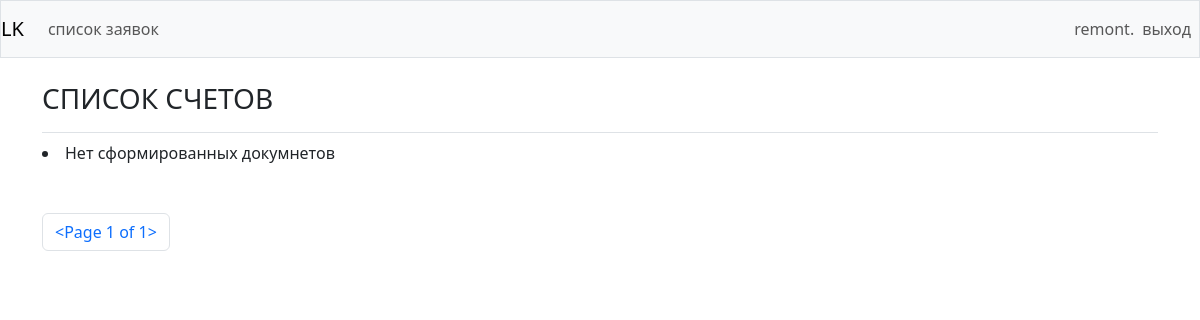
Before: /invoices/ (signed in) with the older database file.
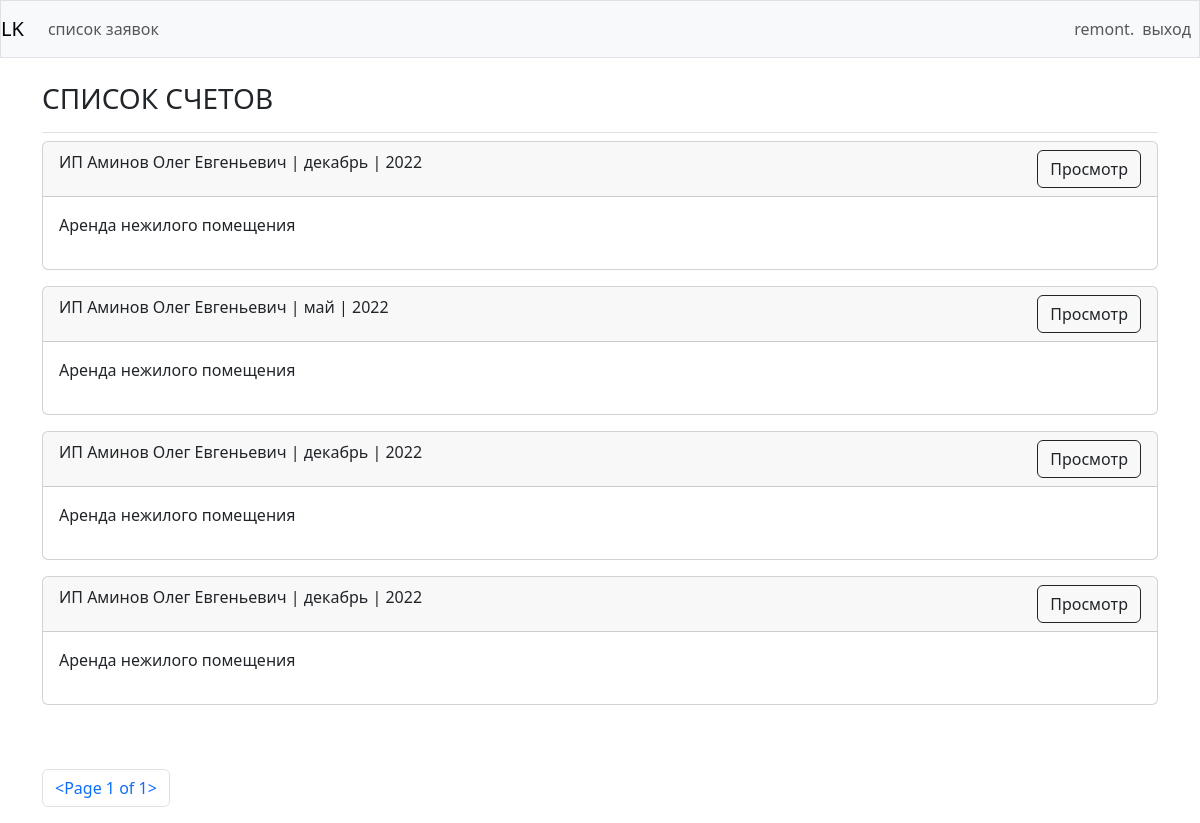
After: the same page with the newer database file.
### lk/models.py (models this page shows)
class Invoice (models.Model):
    """"дата документа"""
    date_document = models.DateTimeField(blank=True, null=True, default=None)
    """номер договора"""
    number_invoice = models.CharField(max_length=20)
    """номер документа"""
    number_document = models.CharField(max_length=10)
    """заказчик"""
    client = models.CharField(max_length=100)
    """ИНН"""
    inn = models.CharField(max_length=12)
    """КПП"""
    kpp = models.CharField(max_length=12, blank=True, null=True)
    """адрес"""
    adres = models.CharField(max_length=100)
    """телефон"""
    telephon = models.CharField(max_length=12, blank=True, null=True)
    """услуга"""
    service = models.CharField(max_length=150)
    """стоимость"""
    cost = models.CharField(max_length=11)
    """стоимость текстом"""
    cost_str = models.CharField(max_length=150, default=" ")
    """месяц акта"""
    JAN = 'январь'
    FEV = 'февраль'
    MAR = 'март'
    APR = 'апрель'
    MAY = 'май'
    IUN = 'июнь'
    IUL = 'июль'
    AVG = 'август'
    SEP = 'сентябрь'
    OCT = 'октябрь'
    NOV = 'ноябрь'
    DEC = 'декабрь'
    MONTH = [
        (JAN, 'январь'),
        (FEV, 'февраль'),
        (MAR, 'март'),
        (APR, 'апрель'),
        (MAY, 'май'),
        (IUN, 'июнь'),
        (IUL, 'июль'),
        (AVG, 'август'),
        (SEP, 'сентябрь'),
        (OCT, 'октябрь'),
        (NOV, 'ноябрь'),
        (DEC, 'декабрь'),
    ]
    month = models.CharField(
        max_length=9,
        choices=MONTH,
        default=JAN,
    )
    year = models.CharField(
        max_length=4,
        default=2022,
    )
    owner = models.ForeignKey(User, on_delete=models.CASCADE)

### lk/views.py (the view)
# urls.py: path('invoices/', views.invoices, name='invoices'),
@login_required
def invoices(request):
    invoices = Invoice.objects.filter(owner=request.user).order_by('-date_document')
    p = Paginator(invoices, 20)
    page = request.GET.get('page')
    orders_page = p.get_page(page)
    context = {'orders': orders_page, 'type': 'СПИСОК CЧЕТОВ'}
    return render(request, 'lk/invoices.html', context)

### lk/templates/lk/invoices.html (shortened to what this page needs)
{% extends "lk/base.html" %}
{% block page_header %}
<h3>{{type}}</h3>
{% endblock page_header %}
{% block content %}
    {% for order in orders %}
        <div class="card mb-3">
            <div class="card-header">
                {{ order.client }} | {{ order.month }} | {{ order.year }}
                {% if type == "СПИСОК АКТОВ" %}
                <a class="btn btn-outline-dark float-end" href="{% url 'lk:pdf_act' order.id %}"
                   onclick="document.getElementById('myDiv').style.display = 'block'; myResult = 'yes'" role="button">Просмотр</a>
                {% else %}
                <a class="btn btn-outline-dark float-end" href="{% url 'lk:pdf_invoice' order.id %}"
                   onclick="document.getElementById('myDiv').style.display = 'block'; myResult = 'yes'" role="button">Просмотр</a>
                {% endif %}
            </div>
            <div class="card-body">
            {{ order.service|linebreaks }}
            </div>
        </div>
    {% empty %}
        <li>Нет сформированных докумнетов</li>
    {% endfor %}
<br/><br/>
<nav aria-label="Page navigation example">
  <ul class="pagination">
      <li class="page-item"><a class="page-link" href="">{{ orders }}</a></li>
      </ul>
</nav>
{% endblock content %}

### lk/templates/lk/base.html (shortened to what this page needs)
{% load bootstrap5 %}
<!DOCTYPE html>
<html lang="ru">
    <head>
        {% bootstrap_css %}
    </head>
    <body onload="script();">
        <nav class="navbar navbar-expand-lg navbar-light bg-light mb-4 border">
            <a class="navbar-brand" href="{% url 'lk:index' %}">LK</a>
            <div class="collapse navbar-collapse" id="navbarCollapse">
                <ul class="navbar-nav me-auto align-items-center">
                    {% if user.is_authenticated %}
                    <li class="nav-item">
                    <a class="nav-link" href="{% url 'lk:orders' %}">
                        список заявок</a>
                    </li>
                    {% endif %}
                </ul>
                <ul class="navbar-nav ms-auto align-items-center">
                    {% if user.is_authenticated %}
                        <li class="nav-item">
                            <span class="navbar-text"> {{ user.username }}. </span>
                        </li>
                        <li class="nav-item">
                            <a class="nav-link" href="{% url 'users:logout' %}">выход</a>
                        </li>
                    {% else %}
                        <li class="nav-item">
                            <a class="nav-link" href="{% url 'users:login' %}">вход</a>
                        </li>
                    {% endif %}
                </ul>
            </div>
        </nav>
        <main role="main" class="container">
            <div class="pb-2 mb-2 border-bottom">
                {% block page_header %}{% endblock page_header %}
            </div>
            <div>
                {% block content %}{% endblock content %}
            </div>
        </main>
    </body>
</html>

Changed rows visible on the page:
added Invoice: client "ИП Аминов Олег Евгеньевич", month "декабрь", year "2022", service "Аренда нежилого помещения"
added Invoice: client "ИП Аминов Олег Евгеньевич", month "май", year "2022", service "Аренда нежилого помещения"
added Invoice: client "ИП Аминов Олег Евгеньевич", month "декабрь", year "2022", service "Аренда нежилого помещения"
added Invoice: client "ИП Аминов Олег Евгеньевич", month "декабрь", year "2022", service "Аренда нежилого помещения"
Other visible differences:
text no longer shown: "Нет сформированных докумнетов"
